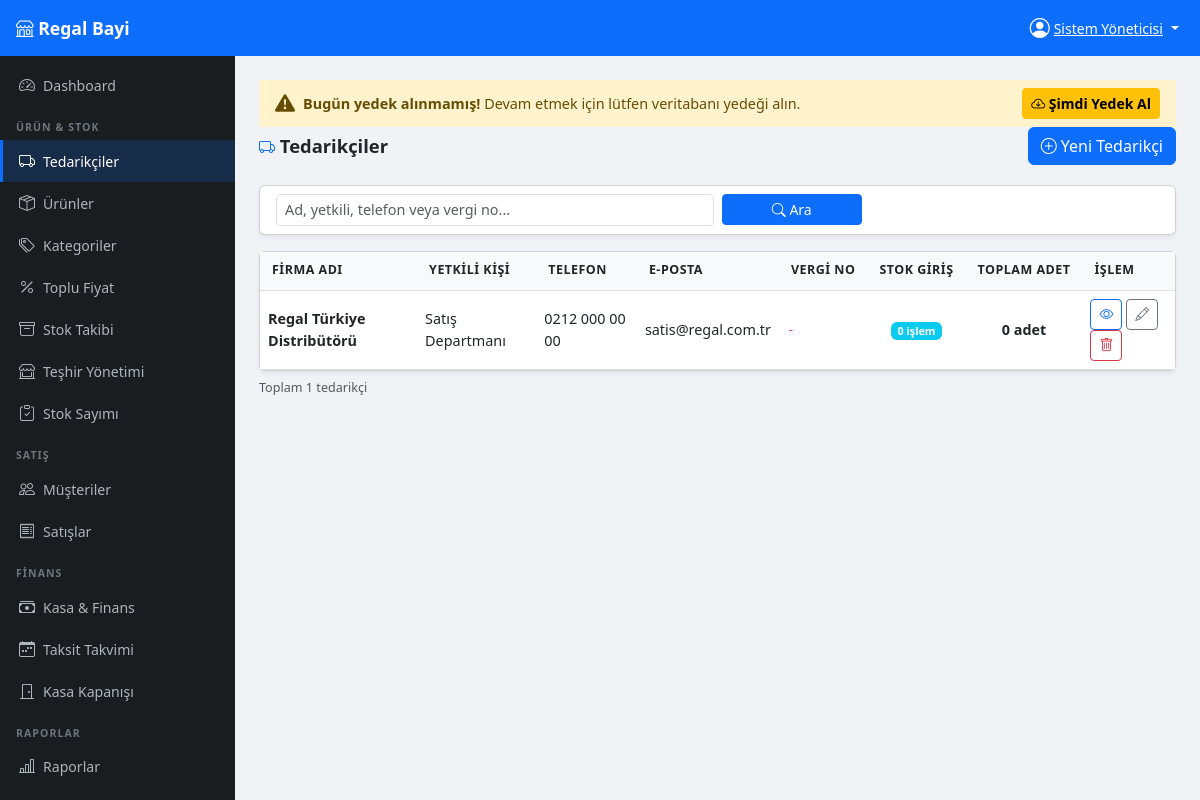
The app's page /modules/tedarikciler/index.php (signed in) with its own data.
### tables this page shows
CREATE TABLE tedarikciler (
    id INT AUTO_INCREMENT PRIMARY KEY,
    ad VARCHAR(150) NOT NULL,
    yetkili VARCHAR(100),
    telefon VARCHAR(20),
    email VARCHAR(100),
    adres TEXT,
    vergi_no VARCHAR(20),
    notlar TEXT,
    created_at TIMESTAMP DEFAULT CURRENT_TIMESTAMP
);

### includes/functions.php (called while the page is built, shortened)
<?php
function escH($str) {
    return htmlspecialchars($str ?? '', ENT_QUOTES, 'UTF-8');
}

### modules/tedarikciler/index.php (the view, shortened to what this page needs)
<?php
require_once __DIR__ . '/../../includes/functions.php';
$pdo = db();
$arama = trim($_GET['ara'] ?? '');
$where = "WHERE 1=1";
$params = [];
$tedarikciler = $pdo->prepare("
    SELECT t.*,
        COUNT(DISTINCT sh.id) AS giris_sayisi,
        COALESCE(SUM(CASE WHEN sh.hareket_tipi='giris' THEN sh.miktar ELSE 0 END), 0) AS toplam_giris
    FROM tedarikciler t
    LEFT JOIN stok_hareketleri sh ON sh.tedarikci_id = t.id
    $where
    GROUP BY t.id
    ORDER BY t.ad
");
$tedarikciler->execute($params);
$tedarikciler = $tedarikciler->fetchAll();
require_once __DIR__ . '/../../includes/header.php';
?>
<div class="page-header d-flex justify-content-between align-items-center">
    <h4><i class="bi bi-truck text-primary"></i> Tedarikçiler</h4>
    <a href="ekle.php" class="btn btn-primary"><i class="bi bi-plus-circle"></i> Yeni Tedarikçi</a>
</div>
<div class="card shadow-sm mb-3">
    <div class="card-body py-2">
        <form class="row g-2" method="get">
            <div class="col-md-6">
                <input type="text" name="ara" class="form-control form-control-sm"
                       placeholder="Ad, yetkili, telefon veya vergi no..." value="<?= escH($arama) ?>">
            </div>
            <div class="col-md-2">
                <button class="btn btn-sm btn-primary w-100"><i class="bi bi-search"></i> Ara</button>
            </div>
        </form>
    </div>
</div>
<div class="card shadow-sm">
    <div class="card-body p-0">
        <div class="table-responsive">
        <table class="table table-hover mb-0">
            <thead><tr>
                <th>Firma Adı</th>
                <th>Yetkili Kişi</th>
                <th>Telefon</th>
                <th>E-posta</th>
                <th>Vergi No</th>
                <th class="text-center">Stok Giriş</th>
                <th class="text-center">Toplam Adet</th>
                <th>İşlem</th>
            </tr></thead>
            <tbody>
            <?php if (empty($tedarikciler)): ?>
                <tr><td colspan="8" class="text-center text-muted py-4">Tedarikçi bulunamadı</td></tr>
            <?php else: ?>
            <?php foreach ($tedarikciler as $t): ?>
            <tr>
                <td><strong><?= escH($t['ad']) ?></strong></td>
                <td><?= escH($t['yetkili'] ?: '-') ?></td>
                <td><?= escH($t['telefon'] ?: '-') ?></td>
                <td><?= escH($t['email'] ?: '-') ?></td>
                <td><code><?= escH($t['vergi_no'] ?: '-') ?></code></td>
                <td class="text-center">
                    <span class="badge bg-info"><?= $t['giris_sayisi'] ?> işlem</span>
                </td>
                <td class="text-center fw-bold"><?= number_format($t['toplam_giris']) ?> adet</td>
                <td>
                    <a href="detay.php?id=<?= $t['id'] ?>" class="btn btn-sm btn-outline-primary" title="Detay">
                        <i class="bi bi-eye"></i>
                    </a>
                    <a href="duzenle.php?id=<?= $t['id'] ?>" class="btn btn-sm btn-outline-secondary" title="Düzenle">
                        <i class="bi bi-pencil"></i>
                    </a>
                    <form method="post" action="sil.php" class="d-inline"
                          onsubmit="return confirm('Bu tedarikçiyi silmek istediğinize emin misiniz?')">
                        <button type="submit" class="btn btn-sm btn-outline-danger" title="Sil">
                            <i class="bi bi-trash"></i>
                        </button>
                    </form>
                </td>
            </tr>
            <?php endforeach; ?>
            <?php endif; ?>
            </tbody>
        </table>
        </div>
    </div>
</div>
<div class="mt-2 text-muted small">Toplam <?= count($tedarikciler) ?> tedarikçi</div>
<?php require_once __DIR__ . '/../../includes/footer.php'; ?>

### assets/css/style.css (style rules this page uses)
:root { --sidebar-width: 235px; --navbar-height: 56px; --bottom-nav-height: 62px; --primary: #0d6efd; --dark: #1a1d20; }
body { background: #f0f2f5; font-size: 0.9rem; }
.page-header { margin-bottom: 1.25rem; }
.page-header h4 { margin: 0; font-weight: 700; font-size: 1.15rem; }
.page-header h4 i { font-size: 1rem; }
.table thead th { background: #f8f9fa; font-size: .78rem; text-transform: uppercase; letter-spacing: .04em; white-space: nowrap; padding: .6rem .75rem; }
.table td { vertical-align: middle; }
.form-control, .form-select { font-size: .9rem; }

### records on screen
tedarikciler: ad "Regal Türkiye Distribütörü", yetkili "Satış Departmanı", telefon "0212 000 00 00", email "satis@regal.com.tr", vergi_no "-", giris_sayisi "0", toplam_giris "0"

### other values on screen
escH(ayar('firma_adi','Regal Bayi')) "Regal Bayi"
escH($_SESSION['ad_soyad'] ?? '') "Sistem Yöneticisi"
count($tedarikciler) "1"
